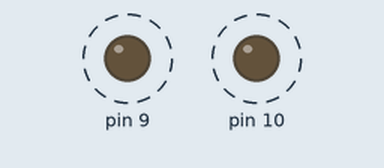
Simulated run of this sketch. Board: Arduino Uno, built with avr-gcc and run on an emulated ATmega328P. Parts: output pins drawn as LEDs (lit = HIGH). Dashed ring = blinking.

Above: at 0.2 s.
Timing chart, 0 to 4.6 s (numbered marks = the images above):
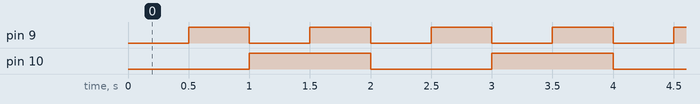

Measured:
- by itself, pin 9: alternates HIGH for 0.50 s and LOW for 0.50 s
- by itself, pin 10: alternates HIGH for 1.0 s and LOW for 1.0 s
- by itself, everything shown: repeats every 2.0 s, in 4 steps

The sketch:

TESTE.ino
```cpp
// each "event" (LED) gets their own tracking variable
unsigned long previousMillisLED9=0;
unsigned long previousMillisLED10=0;
// different intervals for each LED
int intervalLED9 = 500;
int intervalLED10 = 1000;
// each LED gets a state varaible
boolean LED10state = false;     // the LED will turn ON in the first iteration of loop()
boolean LED9state = false;     // need to seed the light to be OFF
void setup() {
pinMode(10, OUTPUT);
pinMode(9, OUTPUT);
}
void loop() {
// get current time stamp
// only need one for both if-statements
unsigned long currentMillis = millis();
// time to toggle LED on Pin 12?
if ((unsigned long)(currentMillis - previousMillisLED9) >= intervalLED9) {
LED9state = !LED9state;
digitalWrite(9, LED9state);
// save current time to pin 12's previousMillis
previousMillisLED9 = currentMillis;
}
// time to toggle LED on Pin 13?
if ((unsigned long)(currentMillis - previousMillisLED10) >= intervalLED10) {
LED10state = !LED10state;
digitalWrite(10, LED10state);
// save current time to pin 12's previousMillis
previousMillisLED10 = currentMillis;
}
}
```
